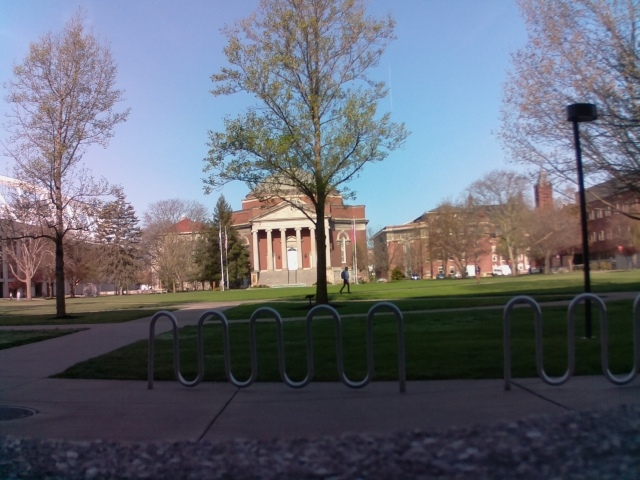
#> input picture registration/v640.jpg, 640 x 480 px
$ python use_exisiting_homography.py
#> lines starting #> are read from the running program, lines starting #| are printed output that depends on the picture
#!/usr/bin/env python3
# use existing homography file to transform and overlay images
import cv2
import numpy as np

h = np.load('homography.npy')
#> (reads registration/homography.npy from the repository)
src = cv2.imread('v640.jpg', cv2.IMREAD_COLOR)
#> src is the input picture: shape (480, 640, 3); mean B, G, R 114.6, 103.9, 100.2
dst = cv2.imread('t640.jpg', cv2.IMREAD_COLOR)
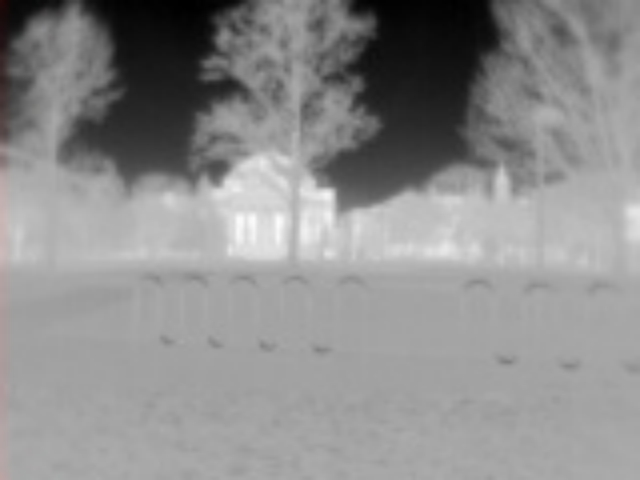
#> input picture registration/t640.jpg, 640 x 480 px
#> dst is the input picture: shape (480, 640, 3); mean B, G, R 141.5, 141.6, 141.7
warp = cv2.warpPerspective(src, h, (dst.shape[1], dst.shape[0]))
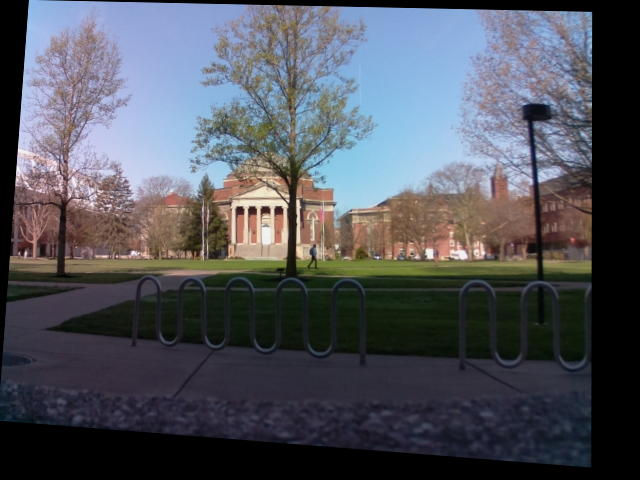
#> warp: shape (480, 640, 3); mean B, G, R 92, 83.6, 80.7

cv2.imshow('warp', warp)
cv2.waitKey(0)
